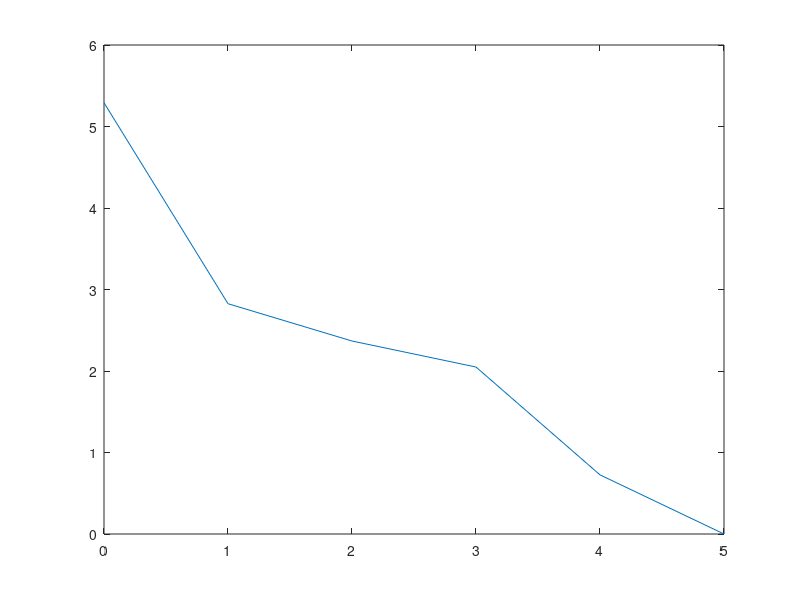
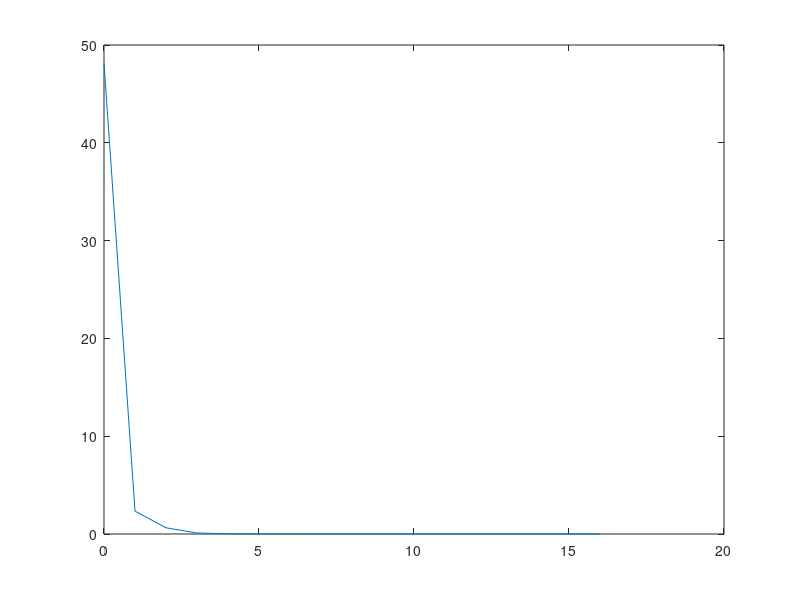
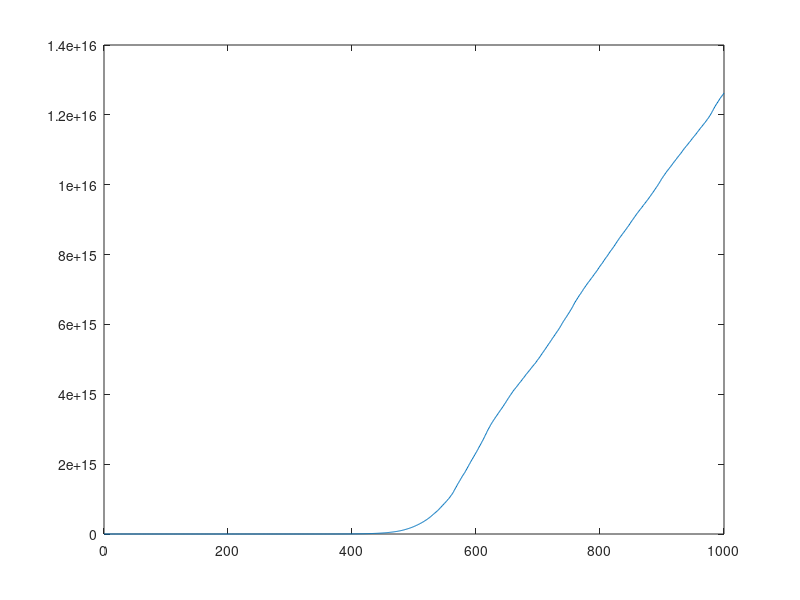

Write MATLAB code to recreate these figures, in order.
tol=1e-7;
maxit=1000;
A = full(gallery('poisson',5));
b = sum(A,2);
[x,flag,rr,it,rv] = pcg(A,b,tol,maxit);
plot(0:it,rv)
saveas(gcf,'graph_poisson','png')

A = full(gallery('lehmer',20));
b = sum(A,2);
[x,flag,rr,it,rv] = pcg(A,b,tol,maxit);
plot(0:it,rv)
saveas(gcf,'graph_lehmer','png')

A = full(gallery('dorr',5));
b = sum(A,2);
[x,flag,rr,it,rv] = pcg(A,b,tol,maxit);
if flag == 1
    it = maxit;
end
plot(0:it,rv)
saveas(gcf,'graph_dorr','png')